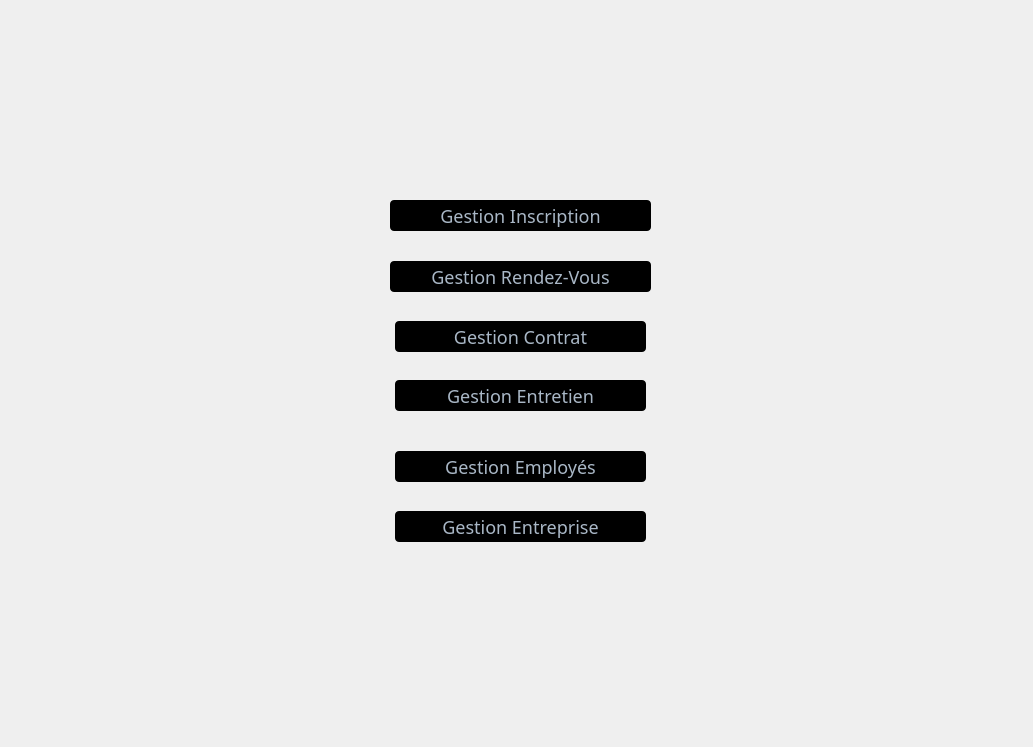
<?xml version="1.0" encoding="UTF-8"?>
<ui version="4.0">
 <class>menu</class>
 <widget class="QDialog" name="menu">
  <property name="geometry">
   <rect>
    <x>0</x>
    <y>0</y>
    <width>1033</width>
    <height>747</height>
   </rect>
  </property>
  <property name="windowTitle">
   <string>MENU</string>
  </property>
  <property name="styleSheet">
   <string notr="true"/>
  </property>
  <widget class="QWidget" name="widget" native="true">
   <property name="geometry">
    <rect>
     <x>160</x>
     <y>120</y>
     <width>751</width>
     <height>551</height>
    </rect>
   </property>
   <property name="styleSheet">
    <string notr="true">file:///C:/Users/firas/Downloads/fond maquette 19.png</string>
   </property>
   <widget class="QPushButton" name="gestioninscription">
    <property name="geometry">
     <rect>
      <x>230</x>
      <y>80</y>
      <width>261</width>
      <height>31</height>
     </rect>
    </property>
    <property name="styleSheet">
     <string notr="true">#gestioninscription{

background-color: black;
border-radius: 4px;
	border-color: rgb(58, 58, 58);
	border-style: inset;
font-family: century gothic;
font-size: 18px;
color: #a9b7c6;
}
#gestioninscription:hover{
border-style: solid;
	border-top-color: transparent;
	border-right-color: transparent;
	border-left-color: transparent;
	border-bottom-color: #e67e22;
	border-bottom-width: 1px;
	border-bottom-radius: 6px;
	border-style: solid;
	color: #FFFFFF;
	padding-bottom: 2px;
	background-color: green;
}
</string>
    </property>
    <property name="text">
     <string>Gestion Inscription</string>
    </property>
   </widget>
   <widget class="QPushButton" name="gestioninscription_2">
    <property name="geometry">
     <rect>
      <x>230</x>
      <y>141</y>
      <width>261</width>
      <height>31</height>
     </rect>
    </property>
    <property name="styleSheet">
     <string notr="true">#gestioninscription_2{

background-color: black;
border-radius: 4px;
	border-color: rgb(58, 58, 58);
	border-style: inset;
font-family: century gothic;
font-size: 18px;
color: #a9b7c6;
}
#gestioninscription_2:hover{
border-style: solid;
	border-top-color: transparent;
	border-right-color: transparent;
	border-left-color: transparent;
	border-bottom-color: #e67e22;
	border-bottom-width: 1px;
	border-bottom-radius: 6px;
	border-style: solid;
	color: #FFFFFF;
	padding-bottom: 2px;
	background-color: green;
}
</string>
    </property>
    <property name="text">
     <string>Gestion Rendez-Vous</string>
    </property>
   </widget>
   <widget class="QPushButton" name="gestioninscription_3">
    <property name="geometry">
     <rect>
      <x>235</x>
      <y>260</y>
      <width>251</width>
      <height>31</height>
     </rect>
    </property>
    <property name="styleSheet">
     <string notr="true">#gestioninscription_3{

background-color: black;
border-radius: 4px;
	border-color: rgb(58, 58, 58);
	border-style: inset;
font-family: century gothic;
font-size: 18px;
color: #a9b7c6;
}
#gestioninscription_3:hover{
border-style: solid;
	border-top-color: transparent;
	border-right-color: transparent;
	border-left-color: transparent;
	border-bottom-color: #e67e22;
	border-bottom-width: 1px;
	border-bottom-radius: 6px;
	border-style: solid;
	color: #FFFFFF;
	padding-bottom: 2px;
	background-color: green;
}
</string>
    </property>
    <property name="text">
     <string>Gestion Entretien</string>
    </property>
   </widget>
   <widget class="QPushButton" name="gestioninscription_4">
    <property name="geometry">
     <rect>
      <x>235</x>
      <y>331</y>
      <width>251</width>
      <height>31</height>
     </rect>
    </property>
    <property name="styleSheet">
     <string notr="true">#gestioninscription_4{

background-color: black;
border-radius: 4px;
	border-color: rgb(58, 58, 58);
	border-style: inset;
font-family: century gothic;
font-size: 18px;
color: #a9b7c6;
}
#gestioninscription_4:hover{
border-style: solid;
	border-top-color: transparent;
	border-right-color: transparent;
	border-left-color: transparent;
	border-bottom-color: #e67e22;
	border-bottom-width: 1px;
	border-bottom-radius: 6px;
	border-style: solid;
	color: #FFFFFF;
	padding-bottom: 2px;
	background-color: green;
}
</string>
    </property>
    <property name="text">
     <string>Gestion Employés</string>
    </property>
   </widget>
   <widget class="QPushButton" name="gestioninscription_5">
    <property name="geometry">
     <rect>
      <x>235</x>
      <y>391</y>
      <width>251</width>
      <height>31</height>
     </rect>
    </property>
    <property name="styleSheet">
     <string notr="true">#gestioninscription_5{

background-color: black;
border-radius: 4px;
	border-color: rgb(58, 58, 58);
	border-style: inset;
font-family: century gothic;
font-size: 18px;
color: #a9b7c6;
}
#gestioninscription_5:hover{
border-style: solid;
	border-top-color: transparent;
	border-right-color: transparent;
	border-left-color: transparent;
	border-bottom-color: #e67e22;
	border-bottom-width: 1px;
	border-bottom-radius: 6px;
	border-style: solid;
	color: #FFFFFF;
	padding-bottom: 2px;
	background-color: green;
}
</string>
    </property>
    <property name="text">
     <string>Gestion Entreprise</string>
    </property>
   </widget>
   <widget class="QPushButton" name="gestioninscription_6">
    <property name="geometry">
     <rect>
      <x>235</x>
      <y>201</y>
      <width>251</width>
      <height>31</height>
     </rect>
    </property>
    <property name="styleSheet">
     <string notr="true">#gestioninscription_6{

background-color: black;
border-radius: 4px;
	border-color: rgb(58, 58, 58);
	border-style: inset;
font-family: century gothic;
font-size: 18px;
color: #a9b7c6;
}
#gestioninscription_6:hover{
border-style: solid;
	border-top-color: transparent;
	border-right-color: transparent;
	border-left-color: transparent;
	border-bottom-color: #e67e22;
	border-bottom-width: 1px;
	border-bottom-radius: 6px;
	border-style: solid;
	color: #FFFFFF;
	padding-bottom: 2px;
	background-color: green;
}
</string>
    </property>
    <property name="text">
     <string>Gestion Contrat</string>
    </property>
   </widget>
   <widget class="QLabel" name="label">
    <property name="geometry">
     <rect>
      <x>10</x>
      <y>10</y>
      <width>741</width>
      <height>541</height>
     </rect>
    </property>
    <property name="toolTip">
     <string/>
    </property>
    <property name="toolTipDuration">
     <number>-1</number>
    </property>
    <property name="statusTip">
     <string/>
    </property>
    <property name="accessibleDescription">
     <string/>
    </property>
    <property name="text">
     <string/>
    </property>
    <property name="pixmap">
     <pixmap>../../../Downloads/fond maquette 19.png</pixmap>
    </property>
   </widget>
   <zorder>label</zorder>
   <zorder>gestioninscription</zorder>
   <zorder>gestioninscription_2</zorder>
   <zorder>gestioninscription_3</zorder>
   <zorder>gestioninscription_4</zorder>
   <zorder>gestioninscription_5</zorder>
   <zorder>gestioninscription_6</zorder>
  </widget>
 </widget>
 <resources/>
 <connections/>
</ui>
